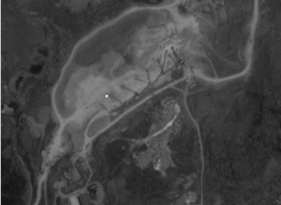
%> input picture 课程/图像处理与分析/code/task3/code2.x/jx.png, 281 x 205 px
$ octave code_2_x.m   (GNU Octave 9; MATLAB toolbox functions it lacks are replaced by stand-ins)
%> lines starting %> are read from the running program, lines starting %| are printed output that depends on the picture
% 图像的加减乘除
I=imread('jx.png');  %读入灰度图像
%> I is the input picture: size 205x281x3 uint8; min 16, max 248, mean 68.2

% 对图像的灰度值进行加减乘操作
Add_I = imadd(I,80);
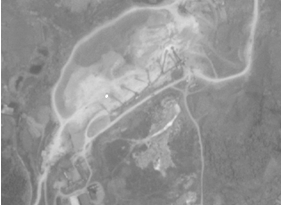
%> Add_I: size 205x281x3 uint8; min 96, max 255, mean 148.2
Sub_I = imsubtract(I,80);
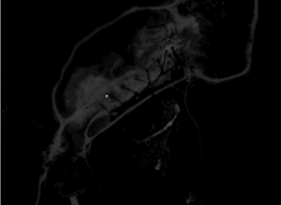
%> Sub_I: size 205x281x3 uint8; min 0, max 168, mean 6.2
Mul_I = immultiply(I,3);
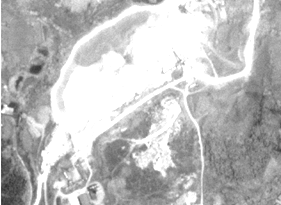
%> Mul_I: size 205x281x3 uint8; min 48, max 255, mean 190.1
Mul_I2 = immultiply(I,0.6);
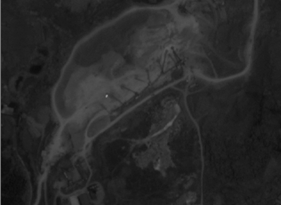
%> Mul_I2: size 205x281x3 uint8; min 10, max 149, mean 40.9

% 显示原图和运算后的图像
subplot(2,3,1),imshow(I),title('原图');
subplot(2,3,2),imshow(Add_I),title('+80 图像');
subplot(2,3,5),imshow(Sub_I),title('-80 图像');
subplot(2,3,3),imshow(Mul_I),title('x3 图像');
subplot(2,3,6),imshow(Mul_I2),title('x0.6 图像');
